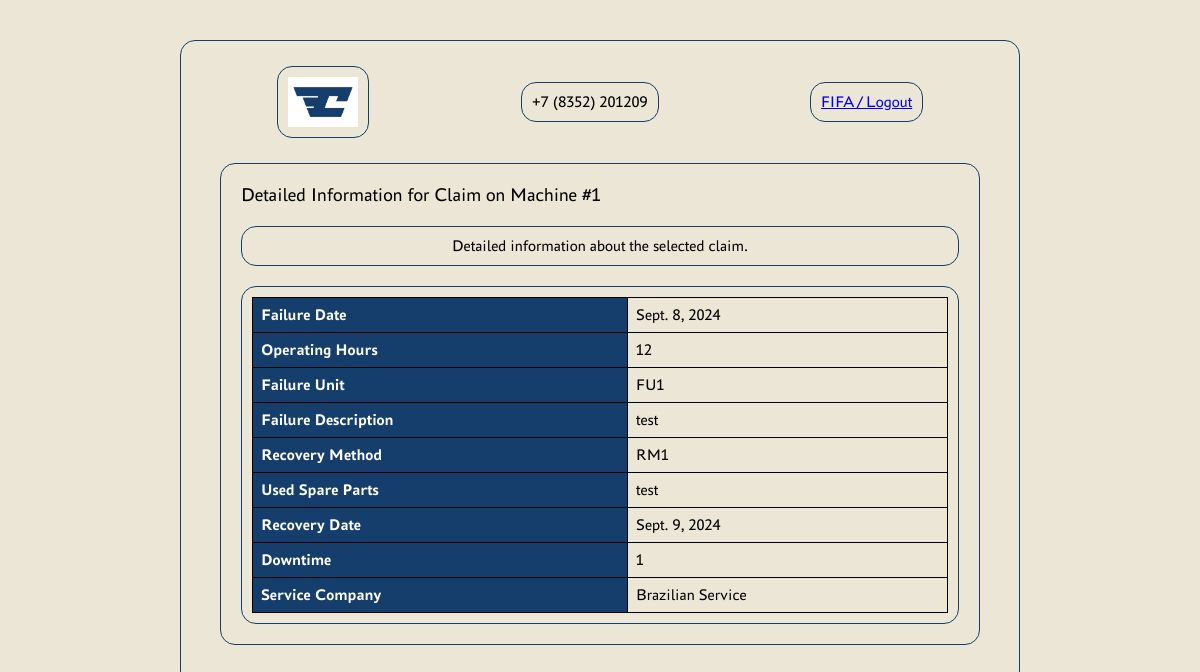
Page /claims_detailed/1/ (signed in) on the committed database.
### silant_app/models/models.py (models this page shows, shortened)
class CustomUser(AbstractUser):
    is_service_company = models.BooleanField(default=False)

class Claim(models.Model):
    machine = models.ForeignKey(Machine, on_delete=models.CASCADE)
    failure_date = models.DateField()
    operating_hours = models.IntegerField()
    failure_unit = models.ForeignKey(FailureUnitReference, related_name='failure_units', on_delete=models.CASCADE)
    failure_description = models.TextField()
    recovery_method = models.ForeignKey(RecoveryMethodReference, related_name='recovery_methods',
                                        on_delete=models.CASCADE)
    used_spare_parts = models.TextField()
    recovery_date = models.DateField()
    downtime = models.IntegerField()  # Calculated as recovery_date - failure_date
    service_company = models.ForeignKey(ServiceCompanyReference, related_name='claim_service_companies',
                                        on_delete=models.CASCADE)

class Machine(models.Model):
    serial_number = models.CharField(max_length=255, unique=True)
    model = models.ForeignKey(MachineModelReference, related_name='machine_models', on_delete=models.CASCADE)
    engine_model = models.ForeignKey(EngineModelReference, related_name='engine_models', on_delete=models.CASCADE)
    engine_serial_number = models.CharField(max_length=255)
    transmission_model = models.ForeignKey(TransmissionModelReference, related_name='transmission_models',
                                           on_delete=models.CASCADE)
    transmission_serial_number = models.CharField(max_length=255)
    drive_axle_model = models.ForeignKey(DriveAxleModelReference, related_name='drive_axle_models',
                                         on_delete=models.CASCADE)
    drive_axle_serial_number = models.CharField(max_length=255)
    steer_axle_model = models.ForeignKey(SteerAxleModelReference, related_name='steer_axle_models',
                                         on_delete=models.CASCADE)
    steer_axle_serial_number = models.CharField(max_length=255)
    supply_contract = models.CharField(max_length=255)
    shipment_date = models.DateField()
    consignee = models.CharField(max_length=255)
    delivery_address = models.CharField(max_length=255)
    configuration = models.TextField(max_length=255)
    client = models.ForeignKey(settings.AUTH_USER_MODEL, related_name='machines', on_delete=models.SET_NULL, null=True,
                               blank=True)
    service_company = models.ForeignKey(ServiceCompanyReference, related_name='service_companies',
                                        on_delete=models.CASCADE)

### silant_app/models/reference_models.py (models this page shows, shortened)
class FailureUnitReference(models.Model):
    name = models.CharField(max_length=255)
    specification = models.TextField()

class RecoveryMethodReference(models.Model):
    name = models.CharField(max_length=255)
    specification = models.TextField()

class ServiceCompanyReference(models.Model):
    name = models.CharField(max_length=255)
    specification = models.TextField()

### silant_app/views/detail_views.py (the view)
# urls.py: path('claims_detailed/<int:pk>/', ClaimDetailView.as_view(), name='claims_detailed'),
class ClaimDetailView(LoginRequiredMixin, ClaimPermissions, GroupFourPermission, DetailView):
    model = Claim
    template_name = 'claims_detailed.html'
    context_object_name = 'claim'
    def get_context_data(self, **kwargs):
        context = super().get_context_data(**kwargs)
        context['user_name'] = self.request.user.username
        return context

### silant_app/views/views_permissions.py (called while the page is built)
    def test_func(self):
        user_groups = self.request.user.groups.values_list('id', flat=True)
        return any(group_id in [1, 3, 4, 5] for group_id in user_groups)

### templates/claims_detailed.html (shortened to what this page needs)
{% extends 'landing_page.html' %}
{% load static %}
{% block header_1 %}
    {% block header_2 %}
        <div class="header-container">
            <div class="logo">
                <img id="logo" src="{% static 'logo/Logotype accent RGB 1.jpg' %}" alt="Logo"
                     data-logged-in-url="{% url 'landing_page_logged_in' %}"
                     data-logged-out-url="{% url 'landing_page' %}">
            </div>
            <div class="contact-info" id="phone-number">Loading...</div>
            <div class="login-button"><a href="{% url 'logout' %}">{{ user_name }} / Logout</a></div>
        </div>
    {% endblock %}
{% endblock %}
{% block content %}
    <div class="main-title">Detailed Information for Claim on Machine #{{ claim.machine.serial_number }}</div>
    <div class="info-text">Detailed information about the selected claim.</div>
    {% if claim %}
        <div class="search-results-detailed">
            <table class="machine-details-table" onclick="window.location.href='{% url 'edit_claim' claim.pk %}'">
                <tbody>
                    <tr>
                        <td>Failure Date</td>
                        <td>{{ claim.failure_date }}</td>
                    </tr>
                    <tr>
                        <td>Operating Hours</td>
                        <td>{{ claim.operating_hours }}</td>
                    </tr>
                    <tr>
                        <td>Failure Unit</td>
                        <td>{{ claim.failure_unit.name }}</td>
                    </tr>
                    <tr>
                        <td>Failure Description</td>
                        <td>{{ claim.failure_description }}</td>
                    </tr>
                    <tr>
                        <td>Recovery Method</td>
                        <td>{{ claim.recovery_method.name }}</td>
                    </tr>
                    <tr>
                        <td>Used Spare Parts</td>
                        <td>{{ claim.used_spare_parts }}</td>
                    </tr>
                    <tr>
                        <td>Recovery Date</td>
                        <td>{{ claim.recovery_date }}</td>
                    </tr>
                    <tr>
                        <td>Downtime</td>
                        <td>{{ claim.downtime }}</td>
                    </tr>
                    <tr>
                        <td>Service Company</td>
                        <td>{{ claim.service_company.name }}</td>
                    </tr>
                </tbody>
            </table>
        </div>
    {% else %}
        <p>No detailed information found for this claim.</p>
    {% endif %}
{% endblock %}

### rows in the picture
CustomUser: username "FIFA"
Claim: machine.serial_number "1", failure_date "Sept. 8, 2024", operating_hours "12", failure_unit.name "FU1", failure_description "test", recovery_method.name "RM1", used_spare_parts "test", recovery_date "Sept. 9, 2024", downtime "1", service_company.name "Brazilian Service"
